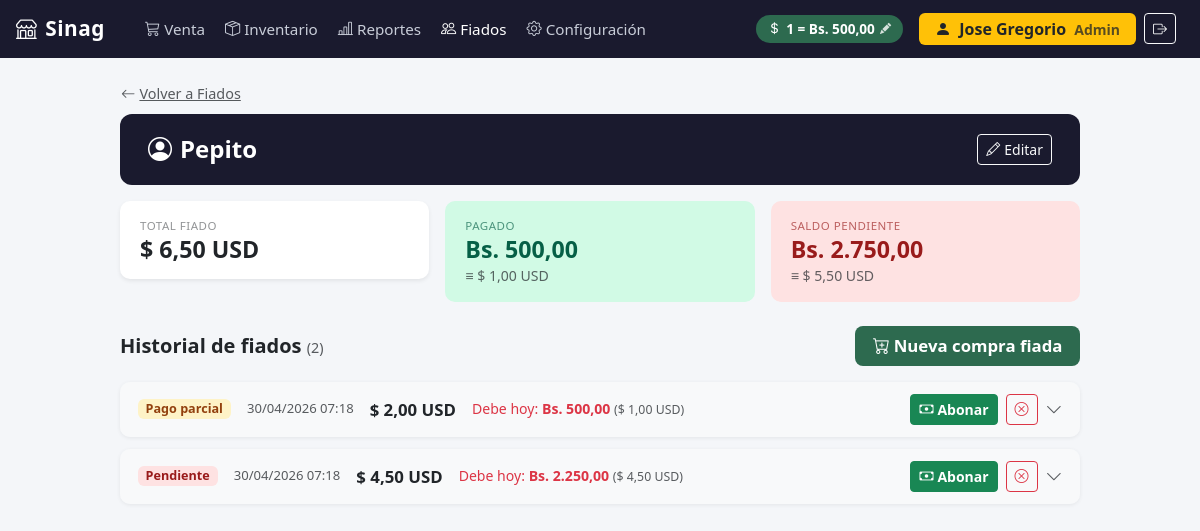
/fiados/cliente/1/ (signed in), run on the app's committed database.
### configuracion/models.py (models this page shows, shortened)
class Empresa(models.Model):
    nombre = models.CharField(max_length=200)
    rif = models.CharField(max_length=20)
    telefono = models.CharField(max_length=20, blank=True)
    direccion = models.TextField(blank=True)
    logo = models.ImageField(upload_to='empresa/', blank=True, null=True)
    imprimir_ticket   = models.BooleanField(default=False)
    nombre_impresora  = models.CharField(max_length=200, blank=True, default='')
    class Meta:
        verbose_name = 'Empresa'

class Moneda(models.Model):
    tasa_cambio = models.DecimalField(max_digits=12, decimal_places=2)
    simbolo = models.CharField(max_length=5, default='Bs')
    ultima_actualizacion = models.DateTimeField(auto_now=True)
    class Meta:
        verbose_name = 'Moneda'
        verbose_name_plural = 'Moneda'

### fiados/models.py (models this page shows, shortened)
class Cliente(models.Model):
    nombre         = models.CharField(max_length=200)
    telefono       = models.CharField(max_length=20, blank=True)
    direccion      = models.TextField(blank=True)
    notas          = models.TextField(blank=True)
    activo         = models.BooleanField(default=True)
    fecha_registro = models.DateTimeField(auto_now_add=True)
    class Meta:
        verbose_name        = 'Cliente'
        verbose_name_plural = 'Clientes'
        ordering            = ['nombre']

class Fiado(models.Model):
    ESTADO = [
        ('PENDIENTE', 'Pendiente'),
        ('PARCIAL',   'Pago parcial'),
        ('PAGADO',    'Pagado'),
        ('ANULADO',   'Anulado'),
    ]
    cliente       = models.ForeignKey(Cliente, on_delete=models.PROTECT, related_name='fiados')
    fecha         = models.DateTimeField(auto_now_add=True)
    total_usd     = models.DecimalField(max_digits=10, decimal_places=2)
    total_bs      = models.DecimalField(max_digits=14, decimal_places=2)
    tasa_aplicada = models.DecimalField(max_digits=12, decimal_places=2)
    estado        = models.CharField(max_length=15, choices=ESTADO, default='PENDIENTE')
    vendedor      = models.ForeignKey(User, null=True, blank=True, on_delete=models.SET_NULL, related_name='fiados_vendidos')
    notas         = models.TextField(blank=True)
    class Meta:
        verbose_name        = 'Fiado'
        verbose_name_plural = 'Fiados'
        ordering            = ['-fecha']

### fiados/views.py (the view)
# urls.py: path('cliente/<int:pk>/',             views.cliente_detail,   name='cliente'),
@solo_admin
def cliente_detail(request, pk):
    cliente = get_object_or_404(Cliente, pk=pk)
    fiados  = list(
        cliente.fiados
        .prefetch_related('detalles__producto', 'pagos__registrado_por')
        .all()
    )
    moneda  = Moneda.objects.first()
    empresa = Empresa.objects.first() or Empresa()
    tasa    = moneda.tasa_cambio if moneda else None
    _D2     = Decimal('0.01')
    for f in fiados:
        pagado_usd       = sum(p.monto_usd for p in f.pagos.all())
        pagado_bs        = sum(p.monto_bs  for p in f.pagos.all())
        f.pagado_calc    = pagado_usd
        f.pagado_bs_calc = pagado_bs
        f.saldo_calc     = max(Decimal('0'), f.total_usd - pagado_usd)
        f.saldo_bs_hoy   = (f.saldo_calc * tasa).quantize(_D2) if tasa else None
        f.pct_pagado     = min(100, int(pagado_usd / f.total_usd * 100)) if f.total_usd else 100
    activos          = [f for f in fiados if f.estado in ('PENDIENTE', 'PARCIAL')]
    total_fiado_usd  = sum(f.total_usd   for f in fiados if f.estado != 'ANULADO')
    total_pagado_usd = sum(f.pagado_calc for f in fiados if f.estado != 'ANULADO')
    total_pagado_bs  = sum(f.pagado_bs_calc for f in fiados if f.estado != 'ANULADO')
    saldo_pendiente  = max(Decimal('0'), total_fiado_usd - total_pagado_usd)
    saldo_pendiente_bs_hoy = (saldo_pendiente * tasa).quantize(_D2) if tasa else None
    return render(request, 'fiados/cliente.html', {
        'cliente':               cliente,
        'fiados':                fiados,
        'activos':               activos,
        'total_fiado_usd':       total_fiado_usd,
        'total_pagado_usd':      total_pagado_usd,
        'total_pagado_bs':       total_pagado_bs,
        'saldo_pendiente':       saldo_pendiente,
        'saldo_pendiente_bs_hoy': saldo_pendiente_bs_hoy,
        'metodos_pago':          PagoFiado.METODO_PAGO,
        'moneda':                moneda,
        'empresa':               empresa,
        'tasa':                  tasa,
    })

### fiados/models.py (called while the page is built)
    @property
    def subtotal_usd(self):
        return self.precio_usd_capturado * self.cantidad

### ventas/templatetags/pos_extras.py (called while the page is built)
@register.filter
def formato_bs(value):
    try:
        num = float(value)
    except (TypeError, ValueError):
        return value
    formatted = f"{num:,.2f}"
    return formatted.replace(',', 'X').replace('.', ',').replace('X', '.')

@register.filter
def formato_cantidad(cantidad, por_peso):
    val = float(cantidad)
    if por_peso:
        if val < 1:
            gramos = int(round(val * 1000))
            return f"{gramos} gr"
        else:
            return f"{val:.3f}".rstrip('0').rstrip('.').replace('.', ',') + " kg"
    else:
        return str(int(round(val)))

### templates/fiados/cliente.html (shortened to what this page needs)
{% extends "base.html" %}
{% load pos_extras %}
{% block nav_fiados %}active{% endblock %}
{% block contenido %}
<div style="max-width: 960px; margin: 0 auto;">
  <div class="mb-3">
    <a href="{% url 'fiados:index' %}" class="btn btn-link text-muted p-0 mb-2" style="font-size:.9rem;">
      <i class="bi bi-arrow-left me-1"></i>Volver a Fiados
    </a>
    <div class="cliente-header d-flex align-items-center justify-content-between flex-wrap gap-2">
      <div>
        <h4 class="fw-bold mb-0">
          <i class="bi bi-person-circle me-2"></i>{{ cliente.nombre }}
        </h4>
      </div>
      <button class="btn btn-outline-light btn-sm" onclick="abrirModalEditar()">
        <i class="bi bi-pencil me-1"></i>Editar
      </button>
    </div>
  </div>
  <div class="row g-3 mb-4">
    <div class="col-sm-4">
      <div class="stat-mini bg-white shadow-sm">
        <div class="lbl text-muted">Total fiado</div>
        <div class="val-bs">$ {{ total_fiado_usd|floatformat:2 }} USD</div>
      </div>
    </div>
    <div class="col-sm-4">
      <div class="stat-mini" style="background:#d1fae5;">
        <div class="lbl" style="color:#065f46;">Pagado</div>
        {% if total_pagado_bs %}
        <div class="val-bs" style="color:#065f46;">Bs. {{ total_pagado_bs|formato_bs }}</div>
        <div class="val-usd">≡ $ {{ total_pagado_usd|floatformat:2 }} USD</div>
        {% else %}
        <div class="val-bs" style="color:#065f46;">$ {{ total_pagado_usd|floatformat:2 }} USD</div>
        {% endif %}
      </div>
    </div>
    <div class="col-sm-4">
      <div class="stat-mini" style="background:{% if saldo_pendiente > 0 %}#fee2e2{% else %}#e9ecef{% endif %};">
        <div class="lbl" style="color:{% if saldo_pendiente > 0 %}#991b1b{% else %}#6c757d{% endif %};">
          Saldo pendiente
        </div>
        <div class="val-bs" style="color:{% if saldo_pendiente > 0 %}#991b1b{% else %}#6c757d{% endif %};">
          {% if saldo_pendiente_bs_hoy %}Bs. {{ saldo_pendiente_bs_hoy|formato_bs }}{% else %}$ {{ saldo_pendiente|floatformat:2 }}{% endif %}
        </div>
        {% if saldo_pendiente_bs_hoy %}
        <div class="val-usd">≡ $ {{ saldo_pendiente|floatformat:2 }} USD</div>
        {% endif %}
      </div>
    </div>
  </div>
  <div class="d-flex align-items-center justify-content-between mb-3 flex-wrap gap-2">
    <h5 class="fw-bold mb-0">
      Historial de fiados
      <span class="text-muted fw-normal" style="font-size:.9rem;">({{ fiados|length }})</span>
    </h5>
    {% if cliente.activo %}
    <button class="btn-accion" onclick="abrirModalVenta()">
      <i class="bi bi-cart-plus me-1"></i>Nueva compra fiada
    </button>
    {% endif %}
  </div>
  {% if fiados %}
  <div>
    {% for f in fiados %}
    <div class="fiado-card" id="fiado-card-{{ f.pk }}">
      <div class="fiado-header d-flex align-items-center justify-content-between flex-wrap gap-2"
           onclick="toggleFiado({{ f.pk }})">
        <div class="d-flex align-items-center gap-3 flex-wrap">
          <span class="badge estado-{{ f.estado }} px-2 py-1">{{ f.get_estado_display }}</span>
          <span class="text-muted" style="font-size:.82rem;">{{ f.fecha|date:"d/m/Y H:i" }}</span>
          <span class="fw-semibold">$ {{ f.total_usd|floatformat:2 }} USD</span>
          {% if f.saldo_calc > 0 %}
          <span class="text-danger" style="font-size:.88rem;">
            Debe hoy:
            <strong>{% if f.saldo_bs_hoy %}Bs. {{ f.saldo_bs_hoy|formato_bs }}{% else %}$ {{ f.saldo_calc|floatformat:2 }}{% endif %}</strong>
            <span class="text-muted" style="font-size:.77rem;">($ {{ f.saldo_calc|floatformat:2 }} USD)</span>
          </span>
          {% endif %}
        </div>
        <div class="d-flex align-items-center gap-2" onclick="event.stopPropagation();">
          {% if f.estado == 'PENDIENTE' or f.estado == 'PARCIAL' %}
          <button class="btn btn-success btn-sm fw-semibold"
                  onclick="abrirModalPago({{ f.pk }}, '{{ f.saldo_calc }}', '{{ f.saldo_bs_hoy|default:'' }}')">
            <i class="bi bi-cash me-1"></i>Abonar
          </button>
          <button class="btn btn-outline-danger btn-sm" title="Anular fiado"
                  onclick="confirmarAnular({{ f.pk }})">
            <i class="bi bi-x-circle"></i>
          </button>
          {% endif %}
          <i class="bi bi-chevron-down text-muted" id="chevron-{{ f.pk }}"
             style="transition:transform .2s;"></i>
        </div>
      </div>
    </div>
    {% endfor %}
  </div>
  {% endif %}
</div>
{% endblock %}

### templates/base.html (shortened to what this page needs)
{% load static %}
<!DOCTYPE html>
<html lang="es">
<head>
  <link href="{% static 'vendor/bootstrap/css/bootstrap.min.css' %}" rel="stylesheet">
  <link href="{% static 'vendor/bootstrap-icons/css/bootstrap-icons.min.css' %}" rel="stylesheet">
</head>
<body>
  <nav class="navbar navbar-expand-lg navbar-pos px-3">
    <a class="navbar-brand" href="{% url 'pos:venta' %}">
      <i class="bi bi-shop me-2"></i>{{ empresa.nombre|default:"POS Core" }}
    </a>
    <div class="collapse navbar-collapse" id="navMenu">
      <ul class="navbar-nav me-auto ms-3 gap-1">
        <li class="nav-item">
          <a class="nav-link {% block nav_venta %}{% endblock %}" href="{% url 'pos:venta' %}">
            <i class="bi bi-cart3 me-1"></i>Venta
          </a>
        </li>
        {% if request.user.is_staff %}
        <li class="nav-item">
          <a class="nav-link {% block nav_inventario %}{% endblock %}" href="{% url 'inventario:index' %}">
            <i class="bi bi-box-seam me-1"></i>Inventario
          </a>
        </li>
        <li class="nav-item">
          <a class="nav-link {% block nav_reportes %}{% endblock %}" href="{% url 'reportes:index' %}">
            <i class="bi bi-bar-chart-line me-1"></i>Reportes
          </a>
        </li>
        <li class="nav-item">
          <a class="nav-link {% block nav_fiados %}{% endblock %}" href="{% url 'fiados:index' %}">
            <i class="bi bi-people me-1"></i>Fiados
          </a>
        </li>
        <li class="nav-item">
          <a class="nav-link {% block nav_config %}{% endblock %}" href="{% url 'configuracion:index' %}">
            <i class="bi bi-gear me-1"></i>Configuración
          </a>
        </li>
        {% endif %}
      </ul>
      {% if request.user.is_staff %}
      <button
        class="tasa-badge me-3 {% if not tasa %}sin-tasa{% endif %}"
        id="btn-abrir-tasa"
        data-bs-toggle="modal"
        data-bs-target="#modalTasa"
        title="Clic para actualizar tasa BCV"
      >
        <i class="bi bi-currency-dollar"></i>
        <span id="tasa-navbar-texto">
          {% if tasa %}1 = Bs. {{ tasa }}{% else %}Sin tasa — clic para configurar{% endif %}
        </span>
        <i class="bi bi-pencil-fill"></i>
      </button>
      {% endif %}
      {% if request.user.is_authenticated %}
      <div class="d-flex align-items-center gap-2 me-2">
        <span class="badge {% if request.user.is_staff %}bg-warning text-dark{% else %}bg-secondary{% endif %} fs-6 px-3 py-2">
          <i class="bi bi-person-fill me-1"></i>
          {{ request.user.get_full_name|default:request.user.username }}
          {% if request.user.is_staff %}<span class="opacity-75 ms-1 small">Admin</span>{% endif %}
        </span>
        <form method="post" action="{% url 'logout' %}" class="d-inline m-0">
          <button type="submit" class="btn btn-outline-light btn-sm" title="Cerrar sesión">
            <i class="bi bi-box-arrow-right"></i>
          </button>
        </form>
      </div>
      {% endif %}
    </div>
  </nav>
  <div class="content-wrapper container-fluid">
    {% block contenido %}{% endblock %}
  </div>
</body>
</html>

### templates/base.html (style rules this page uses)
body { font-family: 'Segoe UI', system-ui, sans-serif; font-size: 1.05rem; background-color: #f4f6f9; }
.navbar-pos { background-color: #1a1a2e; min-height: 58px; }
.navbar-pos .navbar-brand { font-size: 1.3rem; font-weight: 700; color: #ffffff; letter-spacing: 0.5px; }
.navbar-pos .nav-link { color: #c8cdd8; font-size: 0.95rem; }
.navbar-pos .nav-link:hover, .navbar-pos .nav-link.active { color: #ffffff; }
.tasa-badge { background-color: #2d6a4f; color: #fff; font-size: 0.85rem; padding: 4px 12px; border-radius: 20px; font-weight: 600; cursor: pointer; border: none; transition: background-color 0.15s; display: flex; align-items: center; gap: 5px; }
.tasa-badge .bi-pencil-fill { font-size: 0.7rem; opacity: 0.8; }
.content-wrapper { padding-top: 1.5rem; padding-bottom: 2rem; }

### templates/fiados/cliente.html (style rules this page uses)
.cliente-header { background: #1a1a2e; color: #fff; border-radius: 12px; padding: 1.25rem 1.75rem; }
.stat-mini { border-radius: 10px; padding: 1rem 1.25rem; }
.stat-mini .val-bs { font-size: 1.45rem; font-weight: 800; line-height: 1.1; }
.stat-mini .val-usd { font-size: .88rem; opacity: .7; margin-top: .15rem; }
.stat-mini .lbl { font-size: .72rem; opacity: .65; text-transform: uppercase; letter-spacing: .5px; margin-bottom: .2rem; }
.fiado-card { border: none; border-radius: 10px; margin-bottom: .75rem; box-shadow: 0 1px 4px rgba(0,0,0,.07); overflow: hidden; }
.fiado-header { background: #f8f9fa; padding: .75rem 1.1rem; cursor: pointer; transition: background .12s; }
.estado-PENDIENTE { background: #fee2e2; color: #991b1b; }
.estado-PARCIAL { background: #fef3c7; color: #92400e; }
.btn-accion { background: #2d6a4f; color: #fff; border: none; border-radius: 8px; padding: .45rem 1.1rem; font-weight: 700; white-space: nowrap; }

### data on the page
Empresa: nombre "Sinag"
Moneda: tasa_cambio "500,00"
Cliente: nombre "Pepito"
Fiado: estado "Pago parcial", fecha "30/04/2026 07:18", total_usd "2,00", saldo_bs_hoy "500,00", saldo_calc "1,00"
Fiado: estado "Pendiente", fecha "30/04/2026 07:18", total_usd "4,50", saldo_bs_hoy "2.250,00", saldo_calc "4,50"

### other printed values
{{ request.user.get_full_name|default:request.user.username }} "Jose Gregorio"
{{ total_fiado_usd|floatformat:2 }} "6,50"
{{ total_pagado_bs|formato_bs }} "500,00"
{{ total_pagado_usd|floatformat:2 }} "1,00"
{{ saldo_pendiente_bs_hoy|formato_bs }} "2.750,00"
{{ saldo_pendiente|floatformat:2 }} "5,50"
{{ fiados|length }} "2"
